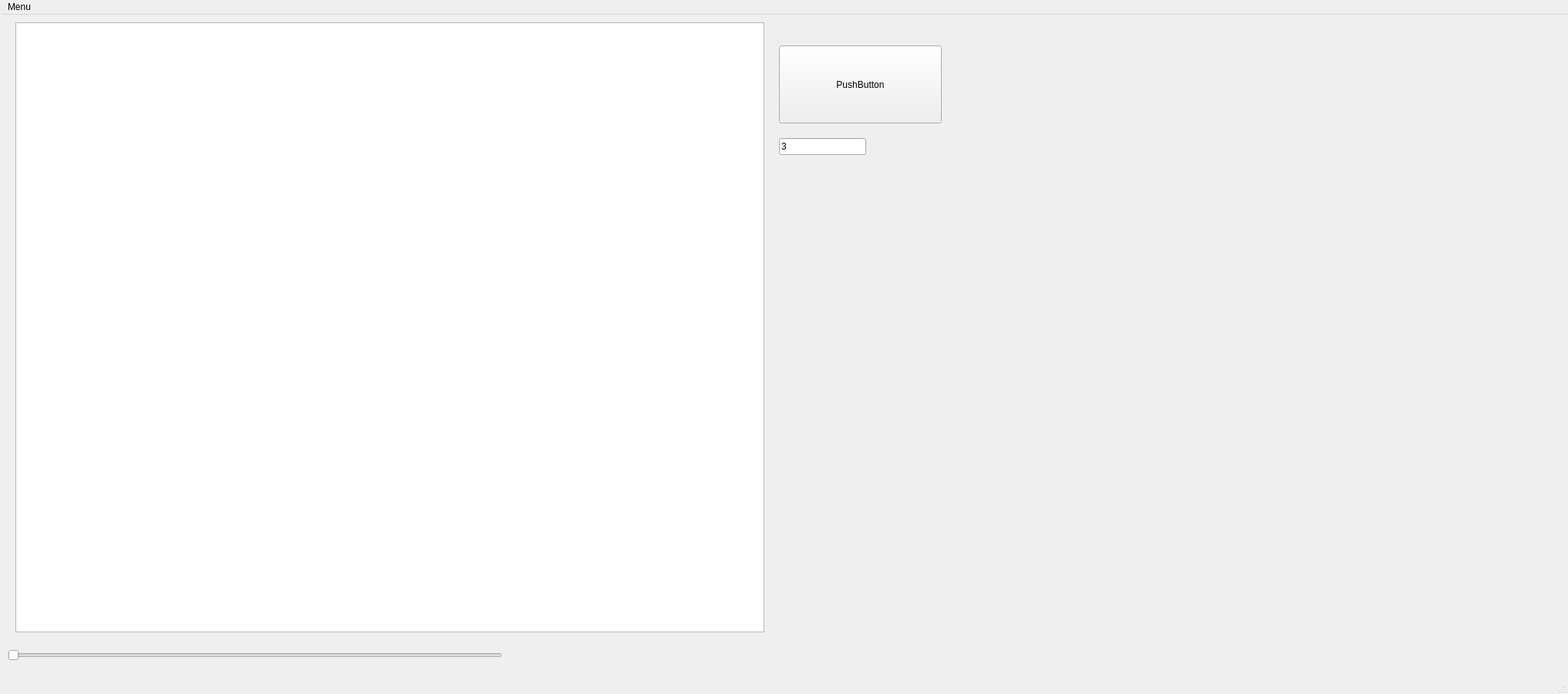
<?xml version="1.0" encoding="UTF-8"?>
<ui version="4.0">
 <class>MainWindow</class>
 <widget class="QMainWindow" name="MainWindow">
  <property name="geometry">
   <rect>
    <x>0</x>
    <y>0</y>
    <width>2033</width>
    <height>900</height>
   </rect>
  </property>
  <property name="windowTitle">
   <string>MainWindow</string>
  </property>
  <widget class="QWidget" name="centralwidget">
   <widget class="QGraphicsView" name="ScrView">
    <property name="geometry">
     <rect>
      <x>20</x>
      <y>10</y>
      <width>971</width>
      <height>791</height>
     </rect>
    </property>
   </widget>
   <widget class="QSlider" name="horizontalSlider">
    <property name="geometry">
     <rect>
      <x>10</x>
      <y>810</y>
      <width>641</width>
      <height>41</height>
     </rect>
    </property>
    <property name="maximum">
     <number>255</number>
    </property>
    <property name="orientation">
     <enum>Qt::Horizontal</enum>
    </property>
   </widget>
   <widget class="QPushButton" name="pushButton">
    <property name="geometry">
     <rect>
      <x>1010</x>
      <y>40</y>
      <width>211</width>
      <height>101</height>
     </rect>
    </property>
    <property name="text">
     <string>PushButton</string>
    </property>
   </widget>
   <widget class="QLineEdit" name="lineEdit">
    <property name="geometry">
     <rect>
      <x>1010</x>
      <y>160</y>
      <width>113</width>
      <height>22</height>
     </rect>
    </property>
    <property name="text">
     <string>3</string>
    </property>
   </widget>
  </widget>
  <widget class="QMenuBar" name="menubar">
   <property name="geometry">
    <rect>
     <x>0</x>
     <y>0</y>
     <width>2033</width>
     <height>22</height>
    </rect>
   </property>
   <widget class="QMenu" name="menuMenu">
    <property name="title">
     <string>Menu</string>
    </property>
    <addaction name="action"/>
   </widget>
   <addaction name="menuMenu"/>
  </widget>
  <widget class="QStatusBar" name="statusbar"/>
  <action name="action">
   <property name="text">
    <string>Открыть изображение</string>
   </property>
  </action>
 </widget>
 <resources/>
 <connections/>
</ui>
